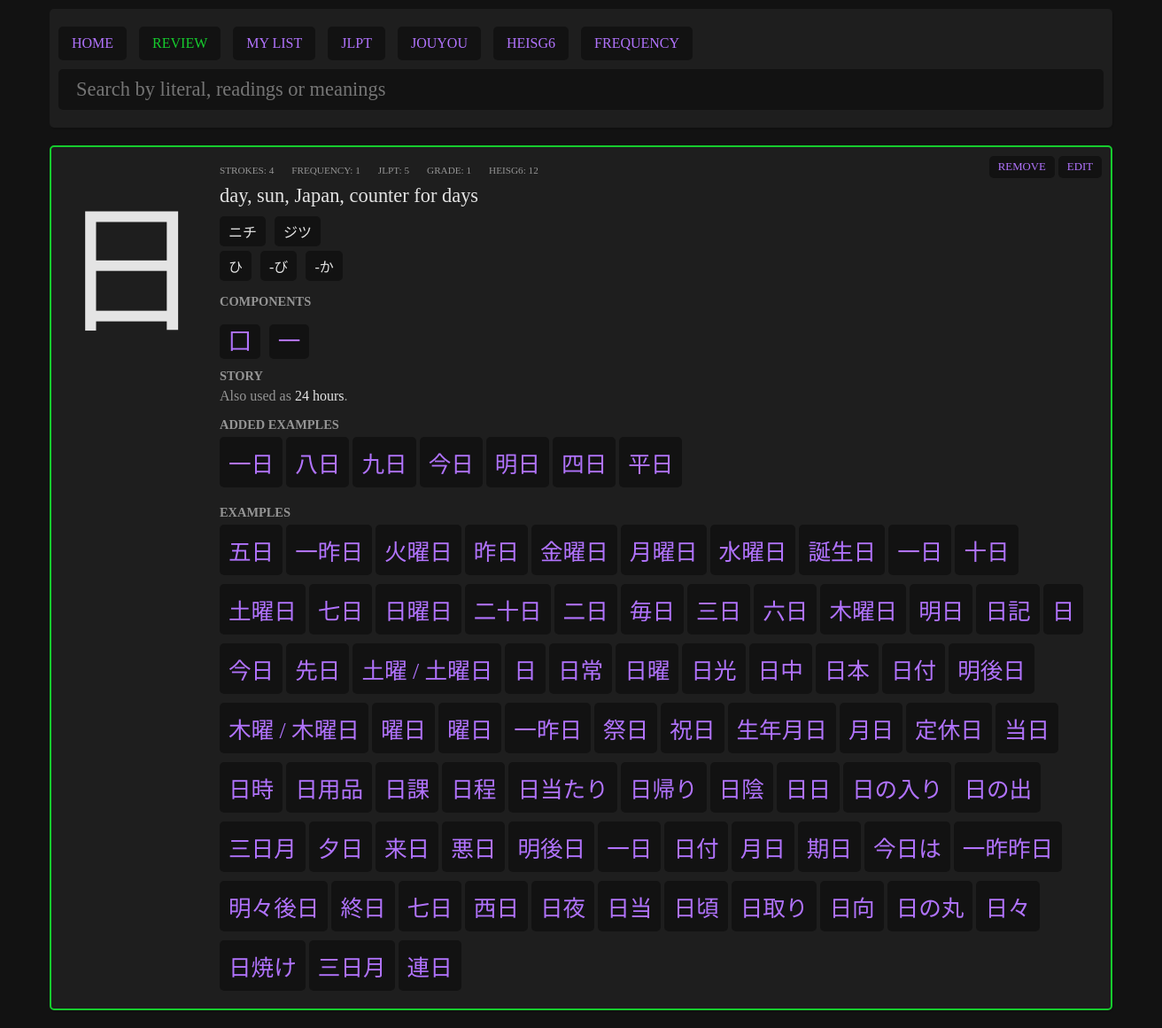
Page /pages/kanji.php?literal=日 on the committed database.
### tables this page shows
CREATE TABLE "kanjis" (
	"literal"	TEXT NOT NULL UNIQUE,
	"meanings"	TEXT NOT NULL,
	"onReadings"	TEXT,
	"kunReadings"	TEXT,
	"strokes"	INTEGER,
	"jlpt"	INTEGER,
	"frequency"	INTEGER,
	"grade"	INTEGER,
	"heisg6"	INTEGER,
	"components"	TEXT,
	"other_forms"	TEXT,
	PRIMARY KEY("literal")
);

### pages/kanji.php (the view, shortened to what this page needs)
<?php
$myPDO = new PDO('sqlite:../data/kanjis.db');
if(isset($_GET['literal'])) {
    if(empty($_GET['literal'])) {
        $error = "No selected kanji.";
    } else {
        $sql = "SELECT kanjis.*, kanjis_study.story, kanjis_study.score, kanjis_study.added FROM kanjis LEFT JOIN kanjis_study ON kanjis.literal = kanjis_study.literal WHERE kanjis.literal = ?";
        $stmt = $myPDO->prepare($sql);
        $results = $stmt->execute([$_GET['literal']]);
        $entry = $stmt->fetch();
    }
}
?>
<?php require '../parts/header.php'; ?>
<?php if(!empty($error)): ?>
     <div class="error">
        <?php echo $error;?>
    </div>
<?php elseif(isset($_GET['literal'])) :?>
    <?php if(!$entry): ?>
        <div class="card empty">
            No results.
        </div>
    <?php else: ?>
        <div class="card <?php if($entry['added'] == 1) echo ' added'; ?>">
            <div class="left">
                <div class="kanji big-kanji"><?php echo $entry['literal']; ?></div>
            </div>
            <div class="right">
                    <div class="meta">
                        <div class="item">
                            <span class="ref">strokes</span>
                            <span class="number"><?php echo $entry['strokes']; ?></span>
                        </div>
                        <?php if(!empty($entry['frequency'])): ?>
                        <div class="item">
                            <span class="ref">frequency</span>
                            <span class="number"><?php echo $entry['frequency']; ?></span>
                        </div>
                        <?php endif; ?>
                        <?php if(!empty($entry['jlpt'])): ?>
                        <div class="item">
                            <span class="ref">jlpt</span>
                            <span class="number"><?php echo $entry['jlpt']; ?></span>
                        </div>
                        <?php endif; ?>
                        <?php if(!empty($entry['grade'])): ?>
                        <div class="item">
                            <span class="ref">grade</span>
                            <span class="number">
                            <?php
                                if($entry['grade'] <= 6) {
                                    echo $entry['grade'];
                                } elseif($entry['grade'] == 8) {
                                    echo "HighSchool(Jouyou)";
                                } elseif($entry['grade'] == 9) {
                                    echo "Jinmeiyou(Names)";
                                } else {
                                    echo "Jinmeiyou(Names extra)";
                                }
                            ?>
                            </span>
                        </div>
                        <?php endif; ?>
                        <?php if(!empty($entry['heisg6'])): ?>
                        <div class="item">
                            <span class="ref">heisg6</span>
                            <span class="number"><?php echo $entry['heisg6']; ?></span>
                        </div>
                        <?php endif; ?>
                    </div>
                <div class="meanings">
                    <?php echo str_replace(";", ", ", $entry['meanings']); ?>
                </div>
                <?php if(!isset($_SESSION['simple']) || $_SESSION['simple'] == 'off'): ?>
                <?php
                    if(!empty($entry['onReadings'])) {
                        echo '<div class="readings">';
                        $onReadingsArray = explode(";", $entry['onReadings']);
                        foreach($onReadingsArray as $onReading) {
                            echo '<div class="reading">'.$onReading.'</div>';
                        }
                        echo '</div>';
                    }
                ?>
                <?php
                    if(!empty($entry['kunReadings'])) {
                        echo '<div class="readings">';
                        $kunReadingsArray = explode(";", $entry['kunReadings']);
                        foreach($kunReadingsArray as $kunReading) {
                            echo '<div class="reading">'.$kunReading.'</div>';
                        }
                        echo '</div>';
                    }
                ?>
                <?php endif;  ?>
                <?php
                    if(!empty($entry['components'])) {
                        echo '<div class="title">Components</div>';
                        echo '<div class="components">';
                        $componentsArray = explode(";", $entry['components']);
                        foreach($componentsArray as $component) {
                            echo '<div class="component"><a href="kanji.php?literal='.$component.'">'.$component.'</a></div>';
                        }
                        echo '</div>';
                    }
                ?>
                <?php if(!empty($entry['story'])): ?>
                <div class="story">
                    <div class="title">Story</div>
                    <?php
                        $pattern = '/#(.+?)#/';
                        $story = preg_replace($pattern, '<a href="kanji.php?literal=$1">$1</a>',$entry['story']);
                        $pattern = '/\_(.+?)\_/';
                        echo preg_replace($pattern, '<span>$1</span>',$story);
                    ?>
                </div>
                <?php endif; ?>
                <?php
                    $sql = "SELECT examples.*, examples_study.added FROM examples LEFT JOIN examples_study ON examples.id = examples_study.examples_id WHERE examples_study.added = 1 AND examples.kanji != '' AND kanji LIKE ? ORDER BY jlpt DESC";
                    $stmt = $myPDO->prepare($sql);
                    $stmt->execute(['%'.$entry['literal'].'%']);
                    $my_examples = $stmt->fetchAll();
                    $sql = "SELECT examples.*, examples_study.added FROM examples LEFT JOIN examples_study ON examples.id = examples_study.examples_id WHERE (examples_study.added = 0 OR examples_study.added IS NULL) AND examples.kanji != '' AND kanji LIKE ? ORDER BY jlpt DESC";
                    $stmt = $myPDO->prepare($sql);
                    $stmt->execute(['%'.$entry['literal'].'%']);
                    $examples = $stmt->fetchAll();
                ?>
                <?php if(!empty($my_examples)): ?>
                <div class="words">
                    <div class="title">Added examples</div>
                    <?php foreach($my_examples as $example): ?>
                    <div class="word">
                        <a href="search.php?query=<?php echo $example['kanji'];?>" class="example-kanji"><?php echo $example['kanji']; ?></a>
                    </div>
                    <?php endforeach; ?>
                </div>
                <?php endif; ?>
                <?php if(!empty($examples)): ?>
                <div class="words">
                    <div class="title">Examples</div>
                    <?php foreach($examples as $example): ?>
                    <div class="word">
                        <a href="search.php?query=<?php echo $example['kanji'];?>" class="example-kanji"><?php echo $example['kanji']; ?></a>
                    </div>
                    <?php endforeach; ?>
                </div>
                <?php endif; ?>
            </div>
            <div class="action">
                <?php if($entry['added'] == '' || $entry['added'] == 0): ?>
                    <form action="../actions/add_kanji_to_study.php" method="POST">
                        <input type="hidden" name="literal" value="<?php echo $entry['literal'];?>">
                        <button type="submit">add</button>
                    </form>
                <?php else: ?>
                    <form action="../actions/remove_kanji_from_study.php" method="POST">
                        <button type="submit">remove</button>
                    </form>
                <?php endif; ?>
                <button id="edit-toggle">edit</button>
            </div>
        </div>
    <?php endif;?>
<?php else: ?>
    <div class="card empty">
        No kanji selected.
    </div>
<?php endif;?>
<?php require '../parts/footer.php'; ?>

### data/style.css (style rules this page uses)
body { background:#121212; color:#e4e4e4; font-family: "NotoSansJP"; }
* { box-sizing: border-box; }
.card, .header, .list { position:relative; background:#1e1e1e; display:flex; border-radius: 5px; box-shadow: 1px 2px 1px rgba(0, 0, 0, 0.1); margin-bottom:20px; }
.card.added { border:2px solid #16cc2e; }
.card .right { display: flex; flex-direction: column; flex-grow: 2; align-items: flex-start; padding:10px; }
.card .left .kanji { font-family:"NotoSansJP", "BabelStoneHan"; font-size:120pt; padding:10px; }
.card .right .meta, .card .right .components { display:flex; flex-wrap: wrap; flex-direction: row; justify-items: center; margin-top:10px; }
.card .right .readings { display:flex; flex-wrap: wrap; flex-direction: row; justify-items: center; }
.card .right .story { padding:5px 0; color:#959595; }
.card .right .meta .item { margin:0 20px 0 0; color:#959595; font-size: 0.7em; text-transform: uppercase; }
.card .right .meta .item .ref::after { content:': '; }
.card .right .meanings { font-size: 1.4em; margin:10px 0 ; }
.card .right .readings .reading, .card .right .component a { background-color:#121212; margin:0 10px 5px 0; padding:5px 10px; border-radius: 5px; font-family: "NotoSansJP"; }
.card .right .component { font-size: 1.6em; }
.card .action { position: absolute; top:10px; right:10px; }
.card .action form { display:inline-block; }
a, button { text-decoration: none; color:#b173fd; }
.words .word { border-radius: 5px; background:#121212; margin-bottom:10px; display: inline-block; position:relative; cursor:default; }
.title { text-transform: uppercase; color:#959595; font-weight: bold; font-size:0.9em; padding:5px 0; margin-top:5px; }
.card .right .components .component a { font-family:"NotoSansJP", "BabelStoneHan"; }
.story span { color:#e4e4e4; }
.word { overflow: visible; }
.word a { display: inline-block; font-size: 1.6em; padding:10px; }

### rows in the picture
kanjis: literal "日", strokes "4", frequency "1", jlpt "5", grade "1", heisg6 "12", meanings "day, sun, Japan, counter for days", onReadings "ニチ", onReadings "ジツ", kunReadings "ひ", kunReadings "-び", kunReadings "-か", components "囗", components "一"

### other values in the picture
$example['kanji'] "一日"
$example['kanji'] "八日"
$example['kanji'] "九日"
$example['kanji'] "今日"
$example['kanji'] "明日"
$example['kanji'] "四日"
$example['kanji'] "平日"
$example['kanji'] "五日"
$example['kanji'] "一昨日"
$example['kanji'] "火曜日"
$example['kanji'] "昨日"
$example['kanji'] "金曜日"
$example['kanji'] "月曜日"
$example['kanji'] "水曜日"
$example['kanji'] "誕生日"
